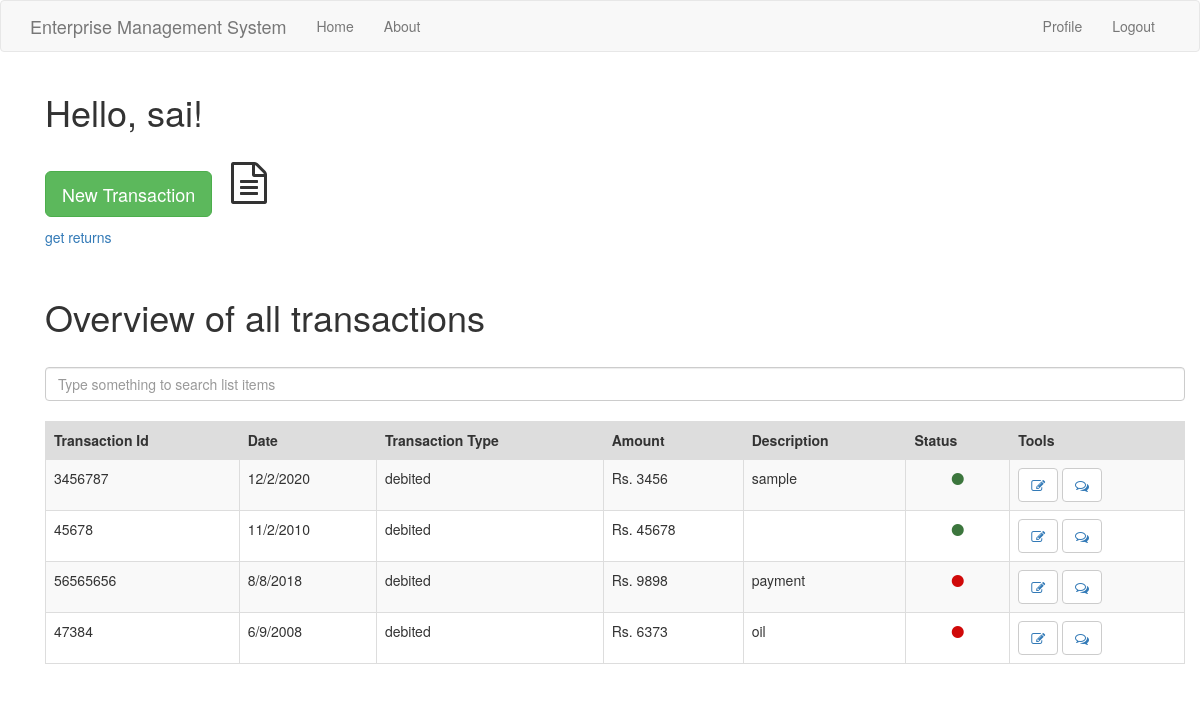
The page /index (signed in) on the database its author committed.
### app/models.py (models this page shows, shortened)
class User(UserMixin,db.Model):
    id = db.Column(db.Integer,primary_key=True)
    username = db.Column(db.String(64), index=True,unique=True)
    email = db.Column(db.String(120),index=True,unique=True)
    password_hash = db.Column(db.String(128))
    job = db.Column(db.String(64))
    posts = db.relationship('Post',backref='author',lazy='dynamic')
    comment = db.relationship('Comment',backref='comment_by',lazy='dynamic')
    about_me = db.Column(db.String(140))
    last_seen = db.Column(db.DateTime, default=datetime.utcnow)

class Transaction(db.Model):
    id = db.Column(db.Integer,primary_key=True)
    tr_id = db.Column(db.Integer)
    date = db.Column(db.String(64))
    description = db.Column(db.String(140))
    tr_type = db.Column(db.String(64))
    amount = db.Column(db.Integer)
    valid = db.Column(db.Boolean, default=False)
    user_id = db.Column(db.Integer,db.ForeignKey('user.id'))

### app/routes.py (the view)
@app.route('/index')
@login_required
def index():
    if current_user.job != 'Acc':
        transaction = Transaction.query.filter_by(user_id=current_user.id)
        return render_template("index.html", title='HomePage',transaction=transaction)
    else:
        return redirect(url_for('acc_index'))

### app/models.py (called while the page is built)
@login.user_loader
def load_user(id):
    return User.query.get(int(id))

### app/routes.py (called while the page is built)
@app.before_request
def before_request():
    if current_user.is_authenticated:
        current_user.last_seen = datetime.utcnow()
        db.session.commit()

### app/templates/index.html (shortened to what this page needs)
{% extends "base.html" %}
{% import 'bootstrap/wtf.html' as wtf %}
{% block app_content %}
<link rel="stylesheet" href="https://cdnjs.cloudflare.com/ajax/libs/font-awesome/4.7.0/css/font-awesome.min.css">
    <div class="container">
        <h1>Hello, {{ current_user.username }}!</h1>
        <br>
        <p> <a href="{{ url_for('add_transaction') }}" class="btn btn-lg btn-success">New Transaction</a> <i class="fa fa-file-text-o fa-3x" aria-hidden="true" style="margin-left: 15px" ></i></p>
        <p> <a href="{{ url_for('get_returns') }}"> get returns </a> </p>
        <br>
        <h1>Overview of all transactions</h1>
        <br>
        <input class="form-control mb-4" id="tableSearch" type="text" placeholder="Type something to search list items">
        <br>
        <table class="table table-bordered table-striped" id="keywords">
            <thead>
                <tr style="background-color: #dddddd">
                    <th>Transaction Id</th>
                    <th>Date</th>
                    <th>Transaction Type</th>
                    <th>Amount</th>
                    <th>Description</th>
                    <th>Status</th>
                    <th>Tools</th>
                </tr>
            </thead>
            <tbody id="myTable">
            {% for po in transaction %}
                <tr>
                    <td>{{ po.tr_id }}</td>
                    <td>{{ po.date }}</td>
                    <td>{{ po.tr_type }}</td>
                    <td>Rs. {{ po.amount }}</td>
                    <td>{{ po.description }}</td>
                    <td>{% if po.valid == False %}
                      <p style="text-align: center;"><i class="fa fa-circle red" aria-hidden="true"></i></p>
                      {% else %}
                      <p style="text-align: center;"><i class="fa fa-circle green" aria-hidden="true"></i></p>
                      {% endif %}
                    </td>
                    <td> <button type="button" class="btn btn-default"><a href="{{ url_for('edit_transaction', trans_id = po.id) }}"><i class="fa fa-pencil-square-o fa-1x" aria-hidden="true"></i></a></button>
                    <button type="button" class='btn btn-default'><a href="{{ url_for('add_comment', trans_id = po.id) }}"><i class="fa fa-comments-o fa-1x" aria-hidden="true"></i></a></button> </td>
                </tr>
            {% endfor %}
            </tbody>
        </table>
    </div>
{% endblock %}

### app/templates/index.html (style rules this page uses)
.red { color: #d00909; }
.green { color: #3c763d; }

### rows shown on the page
User: username "sai"
Transaction: tr_id "3456787", date "12/2/2020", tr_type "debited", amount "3456", description "sample"
Transaction: tr_id "45678", date "11/2/2010", tr_type "debited", amount "45678"
Transaction: tr_id "56565656", date "8/8/2018", tr_type "debited", amount "9898", description "payment", valid False (drawn)
Transaction: tr_id "47384", date "6/9/2008", tr_type "debited", amount "6373", description "oil", valid False (drawn)
